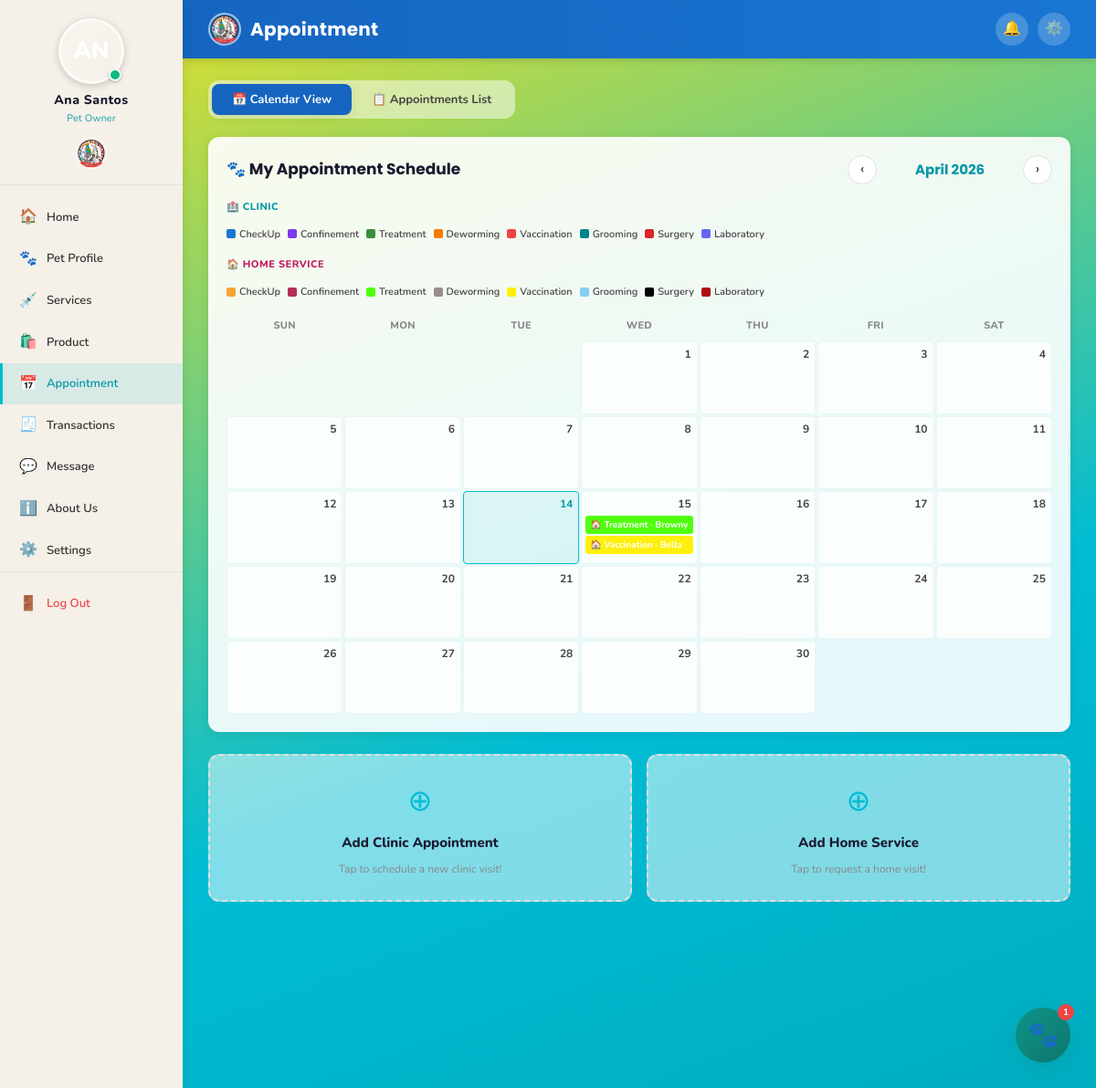
The app's page /user/appointments.php (signed in), older data.
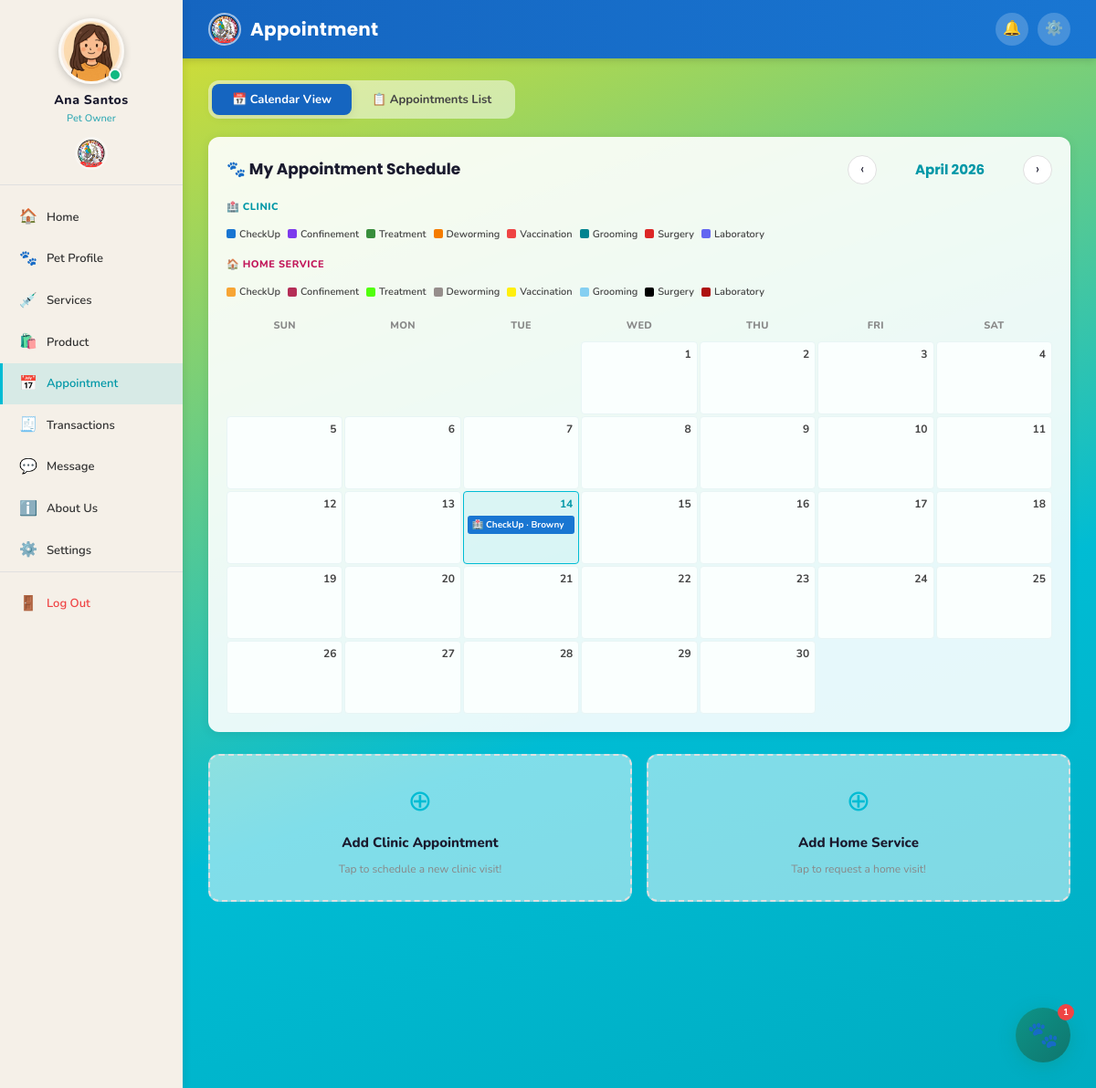
The same page, newer data.
### tables this page shows
CREATE TABLE `users` (
  `id` int(11) NOT NULL,
  `name` varchar(100) NOT NULL,
  `address` varchar(255) DEFAULT NULL,
  `contact_no` varchar(20) DEFAULT NULL,
  `email` varchar(100) NOT NULL,
  `password` varchar(255) NOT NULL,
  `profile_picture` varchar(255) DEFAULT NULL,
  `gender` enum('male','female') DEFAULT 'female',
  `role` enum('user','admin','staff') DEFAULT 'user',
  `position` varchar(100) DEFAULT NULL,
  `status` enum('active','inactive') DEFAULT 'active',
  `created_at` timestamp NOT NULL DEFAULT current_timestamp(),
  `updated_at` timestamp NOT NULL DEFAULT current_timestamp() ON UPDATE current_timestamp(),
  `archived` tinyint(1) DEFAULT 0
);

CREATE TABLE `appointments` (
  `id` int(11) NOT NULL,
  `user_id` int(11) NOT NULL,
  `pet_id` int(11) DEFAULT NULL,
  `service_id` int(11) DEFAULT NULL,
  `appointment_type` enum('clinic','home_service') DEFAULT 'clinic',
  `appointment_date` date NOT NULL,
  `appointment_time` time NOT NULL,
  `address` varchar(255) DEFAULT NULL,
  `contact` varchar(20) DEFAULT NULL,
  `status` enum('pending','confirmed','completed','cancelled') DEFAULT 'pending',
  `notes` text DEFAULT NULL,
  `created_at` timestamp NOT NULL DEFAULT current_timestamp(),
  `cancellation_reason` varchar(255) DEFAULT NULL,
  `archived` tinyint(1) DEFAULT 0,
  `queue_status` enum('none','arrived','waiting','ongoing','done') NOT NULL DEFAULT 'none'
);

CREATE TABLE `services` (
  `id` int(11) NOT NULL,
  `name` varchar(150) NOT NULL,
  `description` text DEFAULT NULL,
  `price_min` decimal(10,2) DEFAULT 0.00,
  `price_max` decimal(10,2) DEFAULT 0.00,
  `category` varchar(100) DEFAULT NULL,
  `status` enum('available','not_available') DEFAULT 'available',
  `image` varchar(255) DEFAULT NULL,
  `created_at` timestamp NOT NULL DEFAULT current_timestamp()
);

CREATE TABLE `pets` (
  `id` int(11) NOT NULL,
  `user_id` int(11) NOT NULL,
  `name` varchar(100) NOT NULL,
  `species` enum('dog','cat','other') NOT NULL,
  `breed` varchar(100) DEFAULT NULL,
  `date_of_birth` date DEFAULT NULL,
  `age` varchar(20) DEFAULT NULL,
  `gender` enum('male','female') NOT NULL,
  `weight` decimal(5,2) DEFAULT NULL,
  `color` varchar(100) DEFAULT NULL,
  `photo` varchar(255) DEFAULT NULL,
  `status` enum('active','inactive') DEFAULT 'active',
  `created_at` timestamp NOT NULL DEFAULT current_timestamp(),
  `archived` tinyint(1) DEFAULT 0
);

### includes/db.php (called while the page is built, shortened)
<?php
function getRow($conn, $sql) {
    $result = mysqli_query($conn, $sql);
    if ($result && mysqli_num_rows($result) > 0) {
        return mysqli_fetch_assoc($result);
    }
    return null;
}
function getRows($conn, $sql) {
    $result = mysqli_query($conn, $sql);
    $rows = [];
    if ($result && mysqli_num_rows($result) > 0) {
        while ($row = mysqli_fetch_assoc($result)) {
            $rows[] = $row;
        }
    }
    return $rows;
}
?>

### user/appointments.php (the view, shortened to what the changed rows need)
<?php
require_once '../includes/auth.php';
$user_id = (int)$_SESSION['user_id'];
$month = isset($_GET['month']) ? (int)$_GET['month'] : (int)date('n');
$year  = isset($_GET['year'])  ? (int)$_GET['year']  : (int)date('Y');
$svc_colors = [
    'CheckUp'      => '#1976d2',
    'Confinement'  => '#7c3aed',
    'Treatment'    => '#388e3c',
    'Deworming'    => '#f57c00',
    'Vaccination'  => '#ef4444',
    'Grooming'     => '#00838f',
    'Surgery'      => '#dc2626',
    'Laboratory'   => '#6366f1',
];
$home_svc_colors = [
    'CheckUp'      => '#f7a534',
    'Confinement'  => '#b42d56',
    'Treatment'    => '#51ff0c',
    'Deworming'    => '#968e8c',
    'Vaccination'  => '#ffef0e',
    'Grooming'     => '#85cff1',
    'Surgery'      => '#000000',
    'Laboratory'   => '#ad1010',
];
$db_services = getRows($conn, "SELECT name FROM services");
$svc_name_map      = [];
$home_svc_name_map = [];
foreach ($db_services as $sv) {
    $db_name = $sv['name'];
    $matched_clinic = false;
    foreach ($svc_colors as $key => $color) {
        if (strtolower($db_name) === strtolower($key)) {
            $svc_name_map[$db_name] = $color;
            $matched_clinic = true;
            break;
        }
    }
    if (!$matched_clinic) {
        $svc_name_map[$db_name] = '#607d8b';
    }
    $matched_home = false;
    foreach ($home_svc_colors as $key => $color) {
        if (strtolower($db_name) === strtolower($key)) {
            $home_svc_name_map[$db_name] = $color;
            $matched_home = true;
            break;
        }
    }
    if (!$matched_home) {
        $home_svc_name_map[$db_name] = '#8b2f68';
    }
}
$svc_colors      = $svc_name_map;
$home_svc_colors = $home_svc_name_map;
$days_in_month = cal_days_in_month(CAL_GREGORIAN,$month,$year);
$first_dow     = (int)date('w',mktime(0,0,0,$month,1,$year));
$cal_appts = getRows($conn,
    "SELECT a.*,p.name AS pet_name,s.name AS svc_name FROM appointments a
     LEFT JOIN pets p ON a.pet_id=p.id LEFT JOIN services s ON a.service_id=s.id
     WHERE a.user_id=$user_id AND MONTH(a.appointment_date)=$month AND YEAR(a.appointment_date)=$year
     AND a.status NOT IN ('cancelled','completed')
     ORDER BY a.appointment_date ASC,a.appointment_time ASC");
$cal_by_day = [];
foreach ($cal_appts as $ca) {
    $day = (int)date('j', strtotime($ca['appointment_date']));
    if ($ca['appointment_type'] === 'home_service') {
        $hpets = getRows($conn,
            "SELECT hsp.pet_name, hsp.species, s.name AS service_name, s.id AS service_id
             FROM home_service_pets hsp
             LEFT JOIN services s ON hsp.service_id = s.id
             WHERE hsp.appointment_id = {$ca['id']}");
        if (!empty($hpets)) {
            foreach ($hpets as $hp) {
                $event              = $ca;
                $event['pet_name']  = $hp['pet_name'];
                $event['svc_name']  = $hp['service_name'] ?? 'Home Service';
                $event['is_home']   = true;
                $event['home_pets'] = $hpets;
                $event['home_svc_label'] = $hp['service_name'] ?? 'Home Service';
                $cal_by_day[$day][] = $event;
            }
        } else {
            $ca['is_home']        = true;
            $ca['home_pets']      = [];
            $ca['home_svc_label'] = 'Home Service';
            $cal_by_day[$day][]   = $ca;
        }
    } else {
        $ca['is_home'] = false;
        $cal_by_day[$day][] = $ca;
    }
}
?>
<!DOCTYPE html>
<html lang="en">
<head>
    <link rel="stylesheet" href="../assets/css/style.css">
</head>
<body>
<div class="app-wrapper">
    <?php include '../includes/sidebar_user.php'; ?>
    <div class="main-content">
        <div class="page-body">
            <div id="view-calendar">
                <div class="calendar-wrap">
                    <div class="cal-legend">
                        <div style="width:100%;font-size:11px;font-weight:800;color:var(--teal-dark);
                                    text-transform:uppercase;letter-spacing:0.5px;margin-bottom:4px;">
                            🏥 Clinic
                        </div>
                        <?php foreach($svc_colors as $svc=>$color): if($svc==='Home Service') continue; ?>
                            <div class="cal-legend-item">
                                <div class="cal-legend-dot" style="background:<?= $color ?>"></div>
                                <?= htmlspecialchars($svc) ?>
                            </div>
                        <?php endforeach; ?>
                        <div style="width:100%;font-size:11px;font-weight:800;color:#c2185b;
                                    text-transform:uppercase;letter-spacing:0.5px;margin:8px 0 4px;">
                            🏠 Home Service
                        </div>
                        <?php foreach($home_svc_colors as $svc=>$color): if($svc==='Home Service') continue; ?>
                            <div class="cal-legend-item">
                                <div class="cal-legend-dot" style="background:<?= $color ?>"></div>
                                <?= htmlspecialchars($svc) ?>
                            </div>
                        <?php endforeach; ?>
                        <div class="cal-legend-item">
                            <div class="cal-legend-dot"></div>
                        </div>
                    </div>
                    <div class="cal-grid">
                        <?php foreach(['Sun','Mon','Tue','Wed','Thu','Fri','Sat'] as $dh): ?>
                            <div class="cal-day-header"><?= $dh ?></div>
                        <?php endforeach; ?>
                        <?php for($e=0;$e<$first_dow;$e++): ?><div class="cal-cell empty"></div><?php endfor; ?>
                        <?php
                        $td=(int)date('j');$tm=(int)date('m');$ty=(int)date('Y');
                        for($d=1;$d<=$days_in_month;$d++):
                            $is_today=($d===$td&&$month===$tm&&$year===$ty);
                            $events=$cal_by_day[$d]??[];$show_max=5;
                        ?>
                            <div class="cal-cell <?= $is_today?'today':'' ?>">
                                <div class="cal-day-num"><?= $d ?></div>
                                <?php foreach(array_slice($events,0,$show_max) as $ev):
                                    $is_home   = !empty($ev['is_home']);
                                    $color_map = $is_home ? $home_svc_colors : $svc_colors;
                                    $svc_key   = $ev['svc_name'] ?? '';
                                    $ec        = $color_map[$svc_key] ?? ($is_home ? '#8b2f68' : '#607d8b');
                                    $pet_label = $ev['pet_name'] ?: ($is_home ? 'Home' : '?');
                                    $svc_label = $ev['svc_name'] ?: ($is_home ? 'Home Service' : 'Appointment');
                                    $icon      = $is_home ? '🏠' : '🏥';
                                ?>
                                    <div class="cal-event" style="background:<?= $ec ?>;"
                                         onclick="openApptModal(<?= htmlspecialchars(json_encode($ev),ENT_QUOTES) ?>)"
                                         title="<?= htmlspecialchars($icon.' '.$pet_label.' — '.$svc_label) ?>">
                                        <?= $icon ?> <?= htmlspecialchars($svc_label) ?> · <?= htmlspecialchars($pet_label) ?>
                                    </div>
                                <?php endforeach; ?>
                            </div>
                        <?php endfor; ?>
                        <?php $trailing=(7-(($first_dow+$days_in_month)%7))%7;for($t=0;$t<$trailing;$t++): ?>
                            <div class="cal-cell empty"></div>
                        <?php endfor; ?>
                    </div>
                </div>
            </div>
        </div>
    </div>
</div>
</body>
</html>

### includes/sidebar_user.php (shortened to what the changed rows need)
<?php
$current_page = basename($_SERVER['PHP_SELF']);
$user_data     = getRow($conn, "SELECT name, profile_picture, gender FROM users WHERE id=" . (int)$_SESSION['user_id']);
$user_name     = $user_data['name']            ?? ($_SESSION['user_name'] ?? 'Pet Owner');
$user_gender   = $user_data['gender']          ?? 'female';
$user_pic      = $user_data['profile_picture'] ?? '';
$_avatar_disk_base = dirname(__DIR__) . '/assets/images/avatars/';
$_avatar_web_base  = '../assets/images/avatars/';
$_avatar_default   = $user_gender === 'male' ? 'boy_profile.jpg' : 'girl_profile.jpg';
if (!empty($user_pic) && file_exists($_avatar_disk_base . $user_pic)) {
    $avatar_src  = $_avatar_web_base . htmlspecialchars($user_pic);
    $avatar_show = true;
} elseif (file_exists($_avatar_disk_base . $_avatar_default)) {
    $avatar_src  = $_avatar_web_base . $_avatar_default;
    $avatar_show = true;
} else {
    $avatar_src  = '';
    $avatar_show = false;
}
$nav_items = [
    ['Home',         'dashboard.php',    '🏠'],
    ['Pet Profile',  'pet_profile.php',  '🐾'],
    ['Services',     'services.php',     '💉'],
    ['Product',      'products.php',     '🛍️'],
    ['Appointment',  'appointments.php', '📅'],
    ['Transactions', 'transactions.php', '🧾'],
    ['Message',      'messages.php',     '💬'],
    ['About Us',     'about.php',        'ℹ️'],
    ['Settings',     'settings.php',     '⚙️'],
];
?>
<aside class="sidebar">
    <a href="profile.php" class="sidebar-logo"
       style="flex-direction:column; align-items:center; padding:20px 16px 16px; gap:10px;
              text-decoration:none; cursor:pointer; transition:var(--transition);"
       onmouseover="this.style.background='rgba(0,0,0,0.05)'"
       onmouseout="this.style.background='transparent'">
        <div style="position:relative; width:72px; height:72px; flex-shrink:0;">
            <?php if ($avatar_show): ?>
                <img src="<?= $avatar_src ?>"
                     alt="<?= htmlspecialchars($user_name) ?>"
                     id="sidebarUserAvatar"
                     style="width:72px; height:72px; border-radius:50%; object-fit:cover;
                            border:3px solid rgba(255,255,255,0.6);
                            box-shadow:0 2px 8px rgba(0,0,0,0.2);"
                     onerror="this.style.display='none'; document.getElementById('sidebarUserInitials').style.display='flex';">
            <?php endif; ?>
            <span style="position:absolute; bottom:3px; right:3px;
                         width:14px; height:14px; border-radius:50%;
                         background:#10b981; border:2px solid #fff;
                         box-shadow:0 1px 3px rgba(0,0,0,0.3);">
            </span>
        </div>
        <div style="text-align:center;">
            <div class="username" style="font-size:14px; font-weight:800; letter-spacing:0.5px;">
                <?= htmlspecialchars($user_name) ?>
            </div>
            <div class="role" style="font-size:11px; opacity:0.75; margin-top:2px;">
                Pet Owner
            </div>
        </div>
    </a>
    <nav class="sidebar-nav">
        <?php foreach ($nav_items as $item): ?>
            <?php
                $is_active = ($current_page === $item[1]) ? 'active' : '';
            ?>
            <a href="<?= $item[1] ?>" class="<?= $is_active ?>">
                <span class="nav-icon"><?= $item[2] ?></span>
                <span><?= $item[0] ?></span>
            </a>
        <?php endforeach; ?>
    </nav>
</aside>

Row changes from the older to the newer data that the page shows:
changed users "Ana Santos": profile_picture: picture added; profile_picture "avatar_2_1774257244.png" → "avatar_2_1775185537.jpg" (drawn)
added appointments: icon "🏥", service.name "CheckUp", pet.name "Browny"
Text that changed along with them:
list line gone: "🏠 Treatment · Browny 🏠 Vaccination · Bella"
